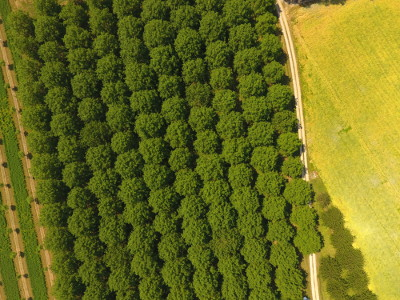
#> input picture TP/imagesTP/DJI_0009P.JPG, 400 x 300 px, given in place of imagesTPCerisierP.jpg, which was not available
$ python demo.py
#> lines starting #> are read from the running program, lines starting #| are printed output that depends on the picture; pictures that were not available may be replaced by others from this repository, and a replacement may not be noted

import numpy as np

from matplotlib import pyplot as plt
import cv2 as cv

basepath = "TP/imagesTP"

if __name__ == "__main__":


    #Ouvrir une image
    img = cv.imread(basepath+"CerisierP.jpg")
#> img is the input picture: shape (300, 400, 3); mean B, G, R 32.1, 110.5, 108
    img = cv.cvtColor(img,cv.COLOR_BGR2RGB)

    #Afficher une image
    plt.figure()
    plt.imshow(img)

    #Afficher les canaux
    rouge = img[:,:, 0]
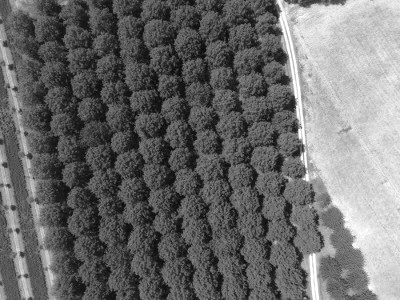
#> rouge: shape (300, 400); min 5, max 255, mean 108
    vert = img[:,:, 1]
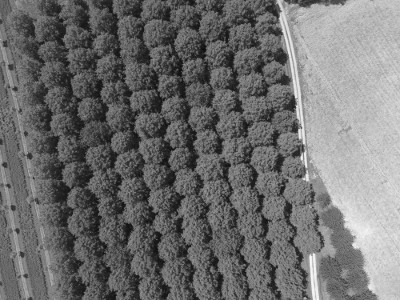
#> vert: shape (300, 400); min 9, max 251, mean 110.5
    bleu = img[:,:, 2]
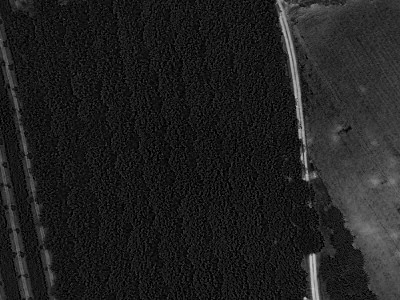
#> bleu: shape (300, 400); min 0, max 205, mean 32.1
    plt.figure()
    plt.subplot(2, 2, 1)
    plt.imshow(img)
    plt.subplot(2, 2, 2)
    plt.imshow(rouge, cmap="Reds")
    plt.subplot(2, 2, 3)
    plt.imshow(vert, cmap="Greens")
    plt.subplot(2, 2, 4)
    plt.imshow(bleu, cmap="Blues")

    # Transformation en niveau de gris
    imgG = cv.cvtColor(img,cv.COLOR_RGB2GRAY)
    plt.figure()
    plt.imshow(imgG, cmap="gray")

    plt.show()
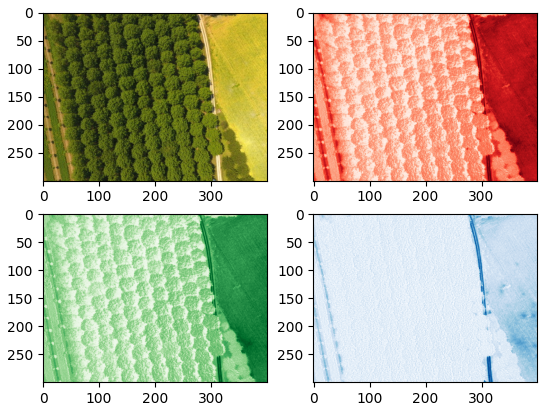
#> figure drawn by matplotlib, 4 panels

$ run again, on TP/imagesTP/EtretatP.jpg
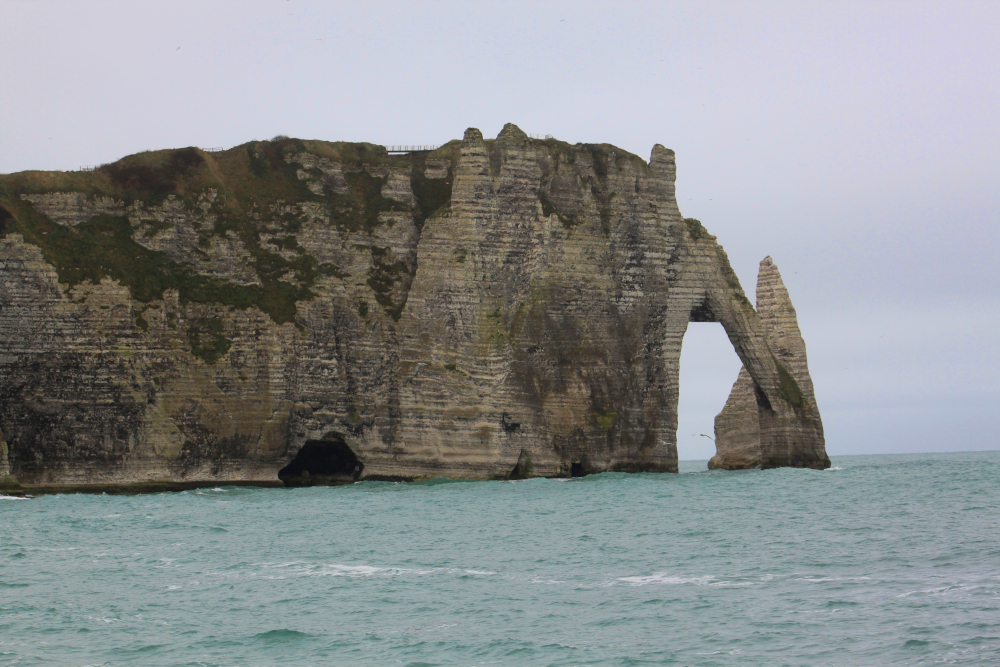
#> input picture TP/imagesTP/EtretatP.jpg, 1000 x 667 px, given in place of imagesTPCerisierP.jpg, which was not available
#> img is the input picture: shape (667, 1000, 3); mean B, G, R 143.2, 142, 138.1
#> `bleu = img[:,:, 2]`:
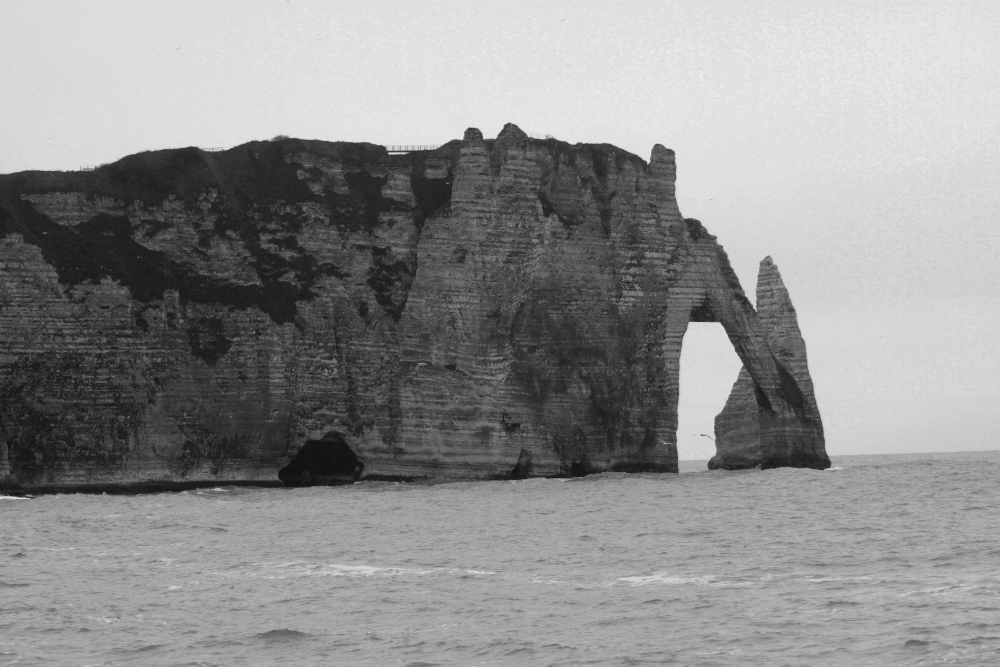
#> bleu: shape (667, 1000); min 14, max 239, mean 143.2
#> `plt.show()`:
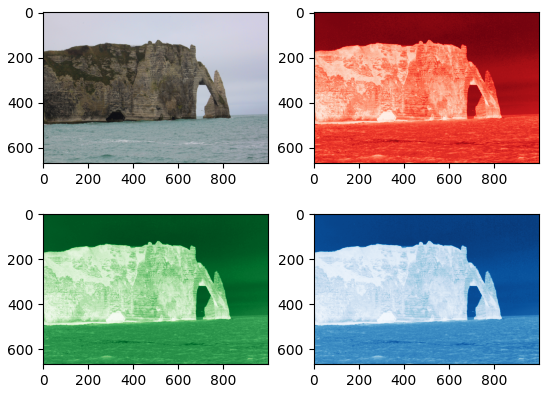
#> figure drawn by matplotlib, 4 panels

$ run again, on TP/imagesTP/HendrixRepI3 (Copier).JPG
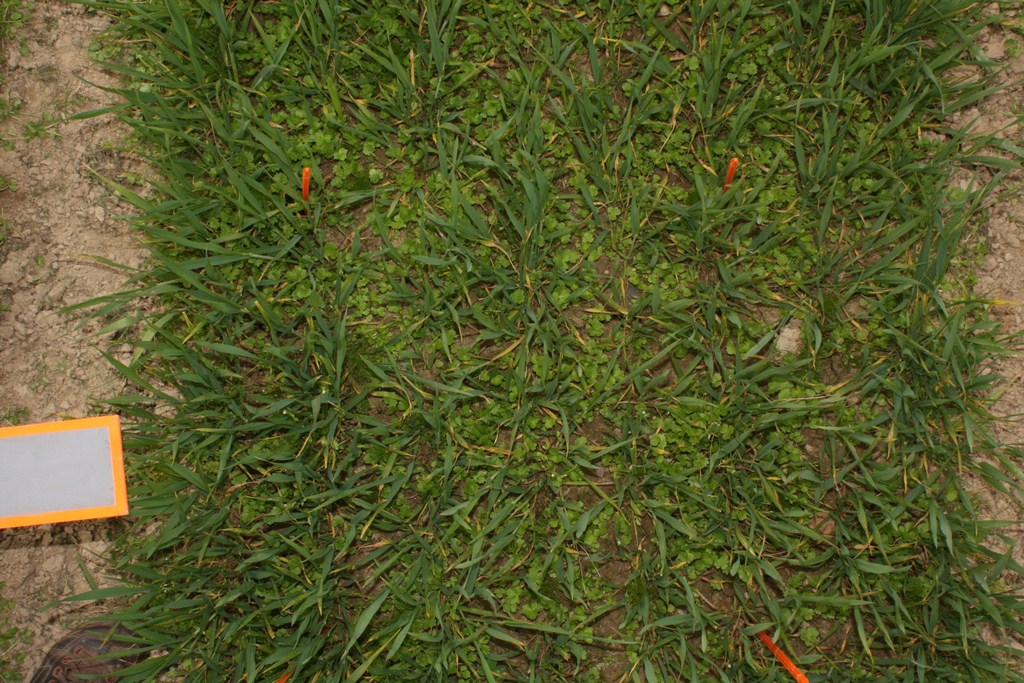
#> input picture TP/imagesTP/HendrixRepI3 (Copier).JPG, 1024 x 683 px, given in place of imagesTPCerisierP.jpg, which was not available
#> img is the input picture: shape (683, 1024, 3); mean B, G, R 43.3, 90.2, 87.1
#> `bleu = img[:,:, 2]`:
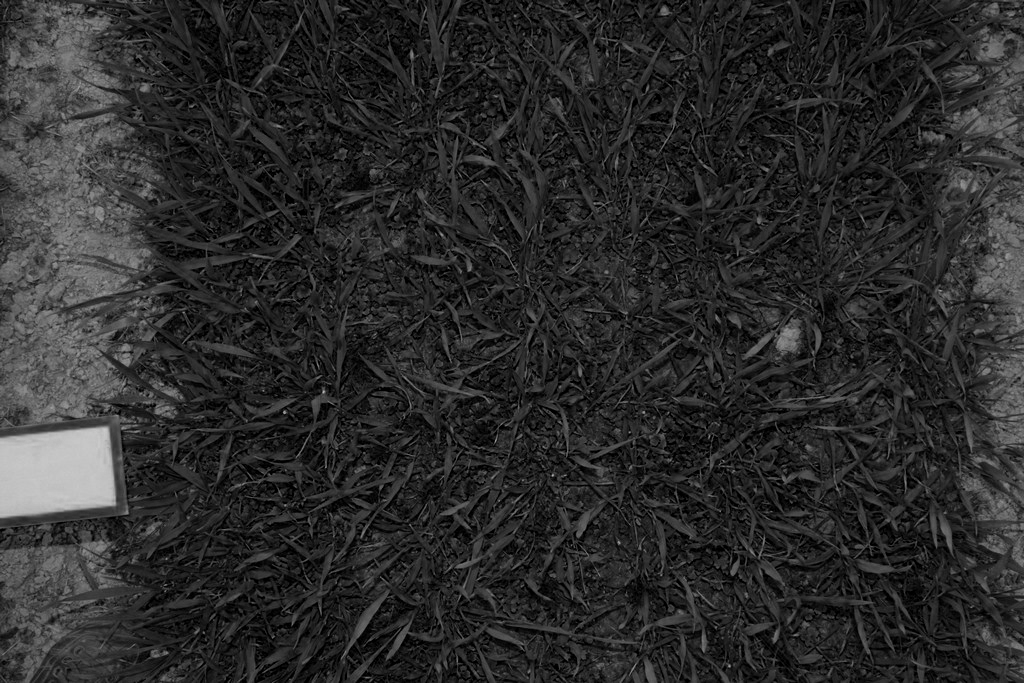
#> bleu: shape (683, 1024); min 0, max 202, mean 43.3
#> `plt.show()`:
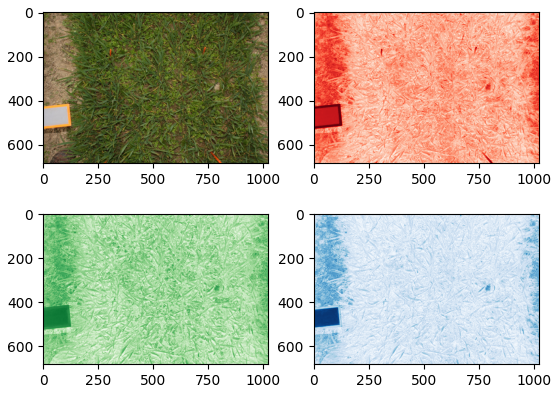
#> figure drawn by matplotlib, 4 panels
